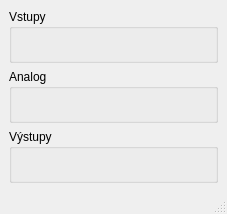
<?xml version="1.0" encoding="UTF-8"?>
<ui version="4.0">
 <class>MainWindow</class>
 <widget class="QMainWindow" name="MainWindow">
  <property name="geometry">
   <rect>
    <x>0</x>
    <y>0</y>
    <width>227</width>
    <height>214</height>
   </rect>
  </property>
  <property name="windowTitle">
   <string>MainWindow</string>
  </property>
  <widget class="QWidget" name="centralwidget">
   <layout class="QGridLayout" name="gridLayout_4">
    <item row="0" column="0">
     <layout class="QVBoxLayout" name="verticalLayout">
      <item>
       <widget class="QGroupBox" name="groupInput">
        <property name="title">
         <string>Vstupy</string>
        </property>
        <layout class="QGridLayout" name="gridLayout_2">
         <item row="0" column="0">
          <layout class="QHBoxLayout" name="InpLayout"/>
         </item>
        </layout>
       </widget>
      </item>
      <item>
       <widget class="QGroupBox" name="groupAnalog">
        <property name="title">
         <string>Analog</string>
        </property>
        <layout class="QGridLayout" name="gridLayout_3">
         <item row="0" column="0">
          <layout class="QVBoxLayout" name="analogLayout"/>
         </item>
        </layout>
       </widget>
      </item>
      <item>
       <widget class="QGroupBox" name="groupOutput">
        <property name="title">
         <string>Výstupy</string>
        </property>
        <layout class="QGridLayout" name="gridLayout">
         <item row="0" column="0">
          <layout class="QHBoxLayout" name="OutLayout"/>
         </item>
        </layout>
       </widget>
      </item>
     </layout>
    </item>
   </layout>
  </widget>
  <widget class="QMenuBar" name="menubar">
   <property name="geometry">
    <rect>
     <x>0</x>
     <y>0</y>
     <width>227</width>
     <height>27</height>
    </rect>
   </property>
  </widget>
  <widget class="QStatusBar" name="statusbar"/>
 </widget>
 <resources>
  <include location="pesim.qrc"/>
 </resources>
 <connections/>
</ui>
